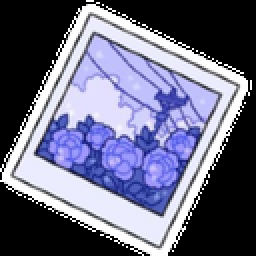
#> input picture frontend/src/assets/polaroid-photo.png, 128 x 128 px (shown 2 times larger)
$ python -i image_analysis.py   (imports and definitions only)
#> lines starting #> are read from the running program, lines starting #| are printed output that depends on the picture
"""
TrueLens Image Forensics Service
=================================
Multi-signal image analysis combining:
  1. Error Level Analysis (ELA) — detects compression inconsistencies from splicing
  2. EXIF Metadata Analysis — flags editing software, stripped metadata, date mismatches
  3. GAN Fingerprint Detection — frequency-domain analysis for AI-generated artifacts

All methods are pure-Python using Pillow, numpy, and exifread.
"""

import io
import os
import json
import math
import struct
import logging
from typing import Dict, Any, List, Optional
from datetime import datetime

from PIL import Image, ImageChops, ImageEnhance

logger = logging.getLogger(__name__)


# ══════════════════════════════════════════════════════════════
#  1. ERROR LEVEL ANALYSIS (ELA)
# ══════════════════════════════════════════════════════════════

def calculate_ela(image_bytes: bytes, quality: int = 90) -> Dict[str, Any]:
    """
    Performs Error Level Analysis on an image.
    Regions pasted from different sources will show higher error levels
    after re-compression at a known quality.

    Returns a dict with score (0-100) and detailed metrics.
    """
    try:
        original = Image.open(io.BytesIO(image_bytes)).convert('RGB')

        # Re-save at known quality
        temp_buffer = io.BytesIO()
        original.save(temp_buffer, "JPEG", quality=quality)
        temp_buffer.seek(0)
        resaved = Image.open(temp_buffer)

        # Pixel-level difference
        diff = ImageChops.difference(original, resaved)

        extrema = diff.getextrema()
        max_diff = max(ex[1] for ex in extrema)
        if max_diff == 0:
            max_diff = 1

        scale = 255.0 / max_diff
        enhanced_diff = ImageEnhance.Brightness(diff).enhance(scale)

        # Calculate statistics on a downsampled version for speed
        small = enhanced_diff.resize((100, 100))
        pixels = list(small.getdata())
        avg_diff = sum(sum(p) / 3.0 for p in pixels) / len(pixels)

        # Standard deviation of differences (high stddev = non-uniform = likely spliced)
        mean_vals = [sum(p) / 3.0 for p in pixels]
        mean_of_means = sum(mean_vals) / len(mean_vals)
        stddev = math.sqrt(sum((v - mean_of_means) ** 2 for v in mean_vals) / len(mean_vals))

        # Score: high avg_diff + high stddev = likely tampered
        score = min(int((avg_diff / 50.0) * 70 + (stddev / 40.0) * 30), 100)

        return {
            "score": score,
            "avg_pixel_difference": round(avg_diff, 2),
            "difference_stddev": round(stddev, 2),
            "max_channel_diff": max_diff,
            "compression_quality_tested": quality,
        }

    except Exception as e:
        logger.error(f"ELA analysis error: {e}")
        return {
            "score": 50,
            "error": str(e),
        }


# ══════════════════════════════════════════════════════════════
#  2. EXIF METADATA ANALYSIS
# ══════════════════════════════════════════════════════════════

# Known image editing software signatures
EDITING_SOFTWARE = {
    'photoshop', 'gimp', 'paint.net', 'lightroom', 'affinity',
    'pixelmator', 'canva', 'snapseed', 'vsco', 'faceapp',
    'facetune', 'remini', 'fotor', 'picsart',
}

# Known AI generation software signatures
AI_SOFTWARE = {
    'dall-e', 'midjourney', 'stable diffusion', 'comfyui',
    'automatic1111', 'novelai', 'firefly', 'deepdream',
}


def analyze_exif(image_bytes: bytes) -> Dict[str, Any]:
    """
    Analyzes EXIF metadata for signs of manipulation.

    Checks:
      - Presence/absence of EXIF data
      - Editing software in Software/ProcessingSoftware tags
      - GPS data presence
      - Date inconsistencies (original vs digitized vs modified)
      - Camera make/model
    """
    highlights: List[str] = []
    evidence: Dict[str, Any] = {}
    score = 0  # 0 = clean, higher = more suspicious

    try:
        import exifread
        tags = exifread.process_file(io.BytesIO(image_bytes), details=False)
    except ImportError:
        logger.warning("exifread not installed, skipping EXIF analysis")
        return {"score": 50, "evidence": {"error": "exifread not installed"}, "highlights": []}
    except Exception as e:
        logger.error(f"EXIF read error: {e}")
        return {"score": 50, "evidence": {"error": str(e)}, "highlights": []}

    if not tags:
        score += 25
        highlights.append("No EXIF metadata found — may have been stripped (suspicious)")
        evidence["exif_present"] = False
        return {"score": min(score, 100), "evidence": evidence, "highlights": highlights}

    evidence["exif_present"] = True
    evidence["tag_count"] = len(tags)

    # ── Check for editing software ──
    software_tags = ['Image Software', 'Image ProcessingSoftware', 'EXIF Software']
    for tag_name in software_tags:
        if tag_name in tags:
            software = str(tags[tag_name]).lower()
            evidence["software"] = str(tags[tag_name])

            if any(ai_sw in software for ai_sw in AI_SOFTWARE):
                score += 40
                highlights.append(f"AI generation software detected: {tags[tag_name]}")
            elif any(edit_sw in software for edit_sw in EDITING_SOFTWARE):
                score += 20
                highlights.append(f"Image editing software detected: {tags[tag_name]}")
            break

    # ── Check for camera info (authentic photos usually have this) ──
    make = str(tags.get('Image Make', ''))
    model = str(tags.get('Image Model', ''))
    if make and model:
        evidence["camera"] = f"{make} {model}"
        score -= 10  # Having camera info is a positive signal
    else:
        evidence["camera"] = None

    # ── Check GPS data ──
    has_gps = any('GPS' in str(tag) for tag in tags.keys())
    evidence["has_gps"] = has_gps
    if has_gps:
        score -= 5  # GPS data suggests a real photo

    # ── Date consistency check ──
    date_tags = {
        'original': 'EXIF DateTimeOriginal',
        'digitized': 'EXIF DateTimeDigitized',
        'modified': 'Image DateTime',
    }
    dates: Dict[str, Optional[str]] = {}
    for key, tag_name in date_tags.items():
        if tag_name in tags:
            dates[key] = str(tags[tag_name])

    evidence["dates"] = dates

    if dates.get('original') and dates.get('modified'):
        if dates['original'] != dates['modified']:
            score += 15
            highlights.append("Modification date differs from original capture date")

    if not dates:
        score += 10
        highlights.append("No date metadata found")

    # ── Check image dimensions tag vs actual ──
    try:
        img = Image.open(io.BytesIO(image_bytes))
        actual_w, actual_h = img.size
        exif_w = tags.get('EXIF ExifImageWidth')
        exif_h = tags.get('EXIF ExifImageLength')
        if exif_w and exif_h:
            if int(str(exif_w)) != actual_w or int(str(exif_h)) != actual_h:
                score += 20
                highlights.append("EXIF dimensions don't match actual image dimensions (cropped/resized)")
    except Exception:
        pass

    score = max(0, min(100, score))
    return {"score": score, "evidence": evidence, "highlights": highlights}


# ══════════════════════════════════════════════════════════════
#  3. GAN FINGERPRINT DETECTION (Frequency Domain)
# ══════════════════════════════════════════════════════════════

# [206 lines left out: functions detect_gan_fingerprint, _basic_gan_check, analyze_with_gemini_vision, not called in this run]

# ══════════════════════════════════════════════════════════════
#  COMBINED IMAGE ANALYSIS
# ══════════════════════════════════════════════════════════════

def analyze_image(image_bytes: bytes) -> List[Dict[str, Any]]:
    """
    Entrypoint for image forensics. Runs all three analysis methods
    and returns a list of signal dicts ready for the scan pipeline.

    Returns list of signals: [ela_signal, exif_signal, gan_signal]
    """
    signals: List[Dict[str, Any]] = []

    # ── 1. Error Level Analysis ──
    ela_result = calculate_ela(image_bytes)
    signals.append({
        "score": ela_result["score"],
        "confidence": 0.80,
        "label": "Error Level Analysis (ELA)",
        "type": "image",
        "evidence": ela_result,
        "highlights": (
            ["High variance in error levels detected — possible pixel-level splicing"]
            if ela_result["score"] > 60 else []
        ),
    })

    # ── 2. EXIF Metadata Analysis ──
    exif_result = analyze_exif(image_bytes)
    signals.append({
        "score": exif_result["score"],
        "confidence": 0.90,
        "label": "EXIF Metadata Analysis",
        "type": "metadata",
        "evidence": exif_result["evidence"],
        "highlights": exif_result["highlights"],
    })

    # ── 3. GAN Fingerprint Detection ──
    gan_result = detect_gan_fingerprint(image_bytes)
    signals.append({
        "score": gan_result["score"],
        "confidence": 0.75,
        "label": "GAN Fingerprint Detection",
        "type": "image",
        "evidence": gan_result["evidence"],
        "highlights": gan_result["highlights"],
    })

    # ── 4. AI Vision Forensics (Gemini) ──
    gemini_result = analyze_with_gemini_vision(image_bytes)
    if not gemini_result.get("error"):
        signals.append({
            "score": gemini_result["score"],
            "confidence": 0.85,
            "label": "AI Vision Forensics (Gemini)",
            "type": "image",
            "evidence": gemini_result["evidence"],
            "highlights": gemini_result["highlights"],
        })

    return signals

>>> import cv2
>>> picture = cv2.imread('../../../frontend/src/assets/polaroid-photo.png', cv2.IMREAD_GRAYSCALE)
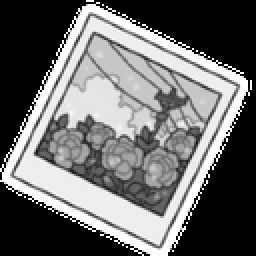
#> picture: shape (128, 128) (shown 2 times larger); min 0, max 255, mean 107.3
>>> result = analyze_image(picture)
#> in analyze_image, `ela_result = calculate_ela(image_bytes)`: ela_result = 2 items
#> (the run stopped early here; a loop or call above may not have finished)
